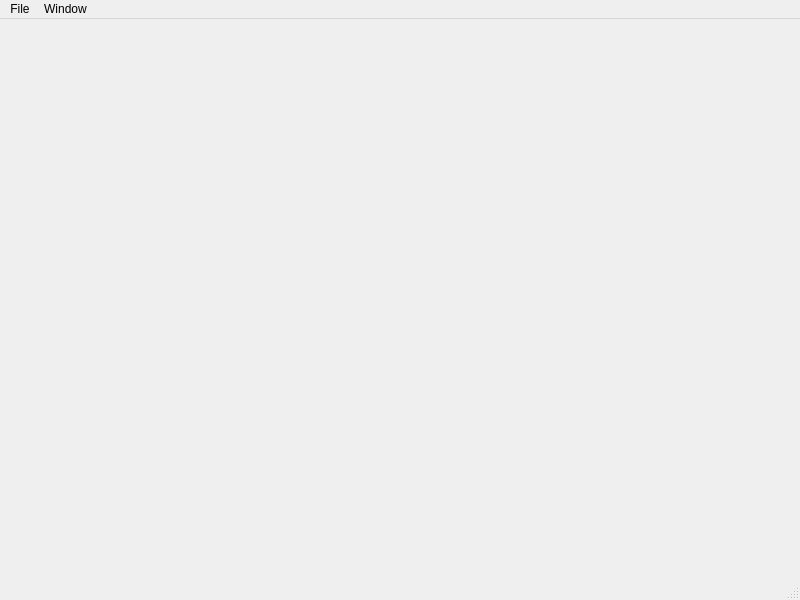
<?xml version="1.0" encoding="UTF-8"?>
<ui version="4.0">
 <class>MainWindow</class>
 <widget class="QMainWindow" name="MainWindow">
  <property name="geometry">
   <rect>
    <x>0</x>
    <y>0</y>
    <width>800</width>
    <height>600</height>
   </rect>
  </property>
  <property name="windowTitle">
   <string>MainWindow</string>
  </property>
  <widget class="QWidget" name="centralwidget"/>
  <widget class="QMenuBar" name="menubar">
   <property name="geometry">
    <rect>
     <x>0</x>
     <y>0</y>
     <width>800</width>
     <height>22</height>
    </rect>
   </property>
   <widget class="QMenu" name="menuFile">
    <property name="title">
     <string>File</string>
    </property>
    <addaction name="actionExit"/>
   </widget>
   <widget class="QMenu" name="menuWindow">
    <property name="title">
     <string>Window</string>
    </property>
    <widget class="QMenu" name="menuWindows">
     <property name="title">
      <string>Windows</string>
     </property>
     <widget class="QMenu" name="menuElectrical">
      <property name="title">
       <string>Electrical</string>
      </property>
      <addaction name="actionPowerInfo"/>
      <addaction name="actionCurrents"/>
      <addaction name="actionWheelSpeeds"/>
     </widget>
     <widget class="QMenu" name="menuMechanical">
      <property name="title">
       <string>Mechanical</string>
      </property>
      <addaction name="actionArm"/>
     </widget>
     <addaction name="actionStatus"/>
     <addaction name="menuElectrical"/>
     <addaction name="menuMechanical"/>
     <addaction name="actionScience"/>
     <addaction name="actionVideoFeeds"/>
    </widget>
    <addaction name="separator"/>
    <addaction name="menuWindows"/>
    <addaction name="actionReset"/>
   </widget>
   <addaction name="menuFile"/>
   <addaction name="menuWindow"/>
  </widget>
  <widget class="QStatusBar" name="statusbar"/>
  <action name="actionOpen">
   <property name="text">
    <string>Open</string>
   </property>
  </action>
  <action name="actionExit">
   <property name="text">
    <string>Exit</string>
   </property>
   <property name="shortcut">
    <string>Ctrl+Q</string>
   </property>
   <property name="shortcutContext">
    <enum>Qt::ApplicationShortcut</enum>
   </property>
  </action>
  <action name="actionOpen_2">
   <property name="text">
    <string>Windows</string>
   </property>
  </action>
  <action name="actionPower_Info">
   <property name="text">
    <string>Power Info</string>
   </property>
  </action>
  <action name="actionScience">
   <property name="text">
    <string>Science</string>
   </property>
  </action>
  <action name="actionVideoFeeds">
   <property name="text">
    <string>Video Feeds</string>
   </property>
  </action>
  <action name="actionPowerInfo">
   <property name="text">
    <string>Power Info</string>
   </property>
  </action>
  <action name="actionCurrents">
   <property name="text">
    <string>Current Info</string>
   </property>
  </action>
  <action name="actionArm">
   <property name="text">
    <string>Arm</string>
   </property>
  </action>
  <action name="actionWheels">
   <property name="text">
    <string>Wheels</string>
   </property>
  </action>
  <action name="actionWheelSpeeds">
   <property name="text">
    <string>Wheels</string>
   </property>
  </action>
  <action name="actionReset">
   <property name="text">
    <string>Reset</string>
   </property>
   <property name="shortcut">
    <string>Ctrl+R</string>
   </property>
   <property name="shortcutContext">
    <enum>Qt::ApplicationShortcut</enum>
   </property>
  </action>
  <action name="actionStatus">
   <property name="text">
    <string>Status</string>
   </property>
  </action>
 </widget>
 <resources/>
 <connections/>
</ui>
